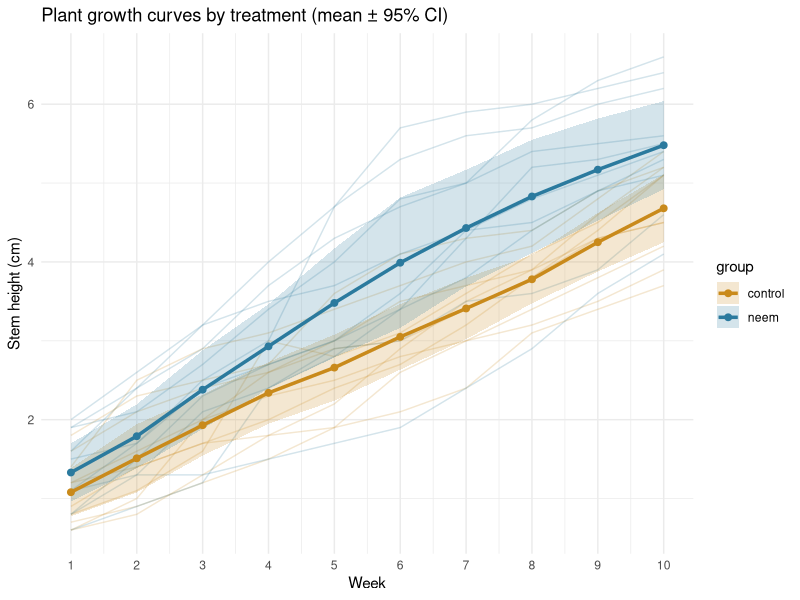

Write R code to recreate this figure.
# AGRO-BHARAT — R version of the statistical analysis
# Two-way mixed ANOVA (between: group, within: week) + linear mixed model.
# Run from the repo root:  Rscript analysis/analysis.R
#
# Packages: install.packages(c("afex", "emmeans", "lme4", "lmerTest", "ggplot2"))

suppressPackageStartupMessages({
  library(afex)      # aov_ez: mixed ANOVA with Greenhouse-Geisser correction
  library(emmeans)   # post-hoc contrasts
  library(lmerTest)  # lmer with p-values
  library(ggplot2)
})

df <- read.csv("data/plant_height_long.csv")
df$group    <- factor(df$group, levels = c("control", "neem"))
df$week_f   <- factor(df$week)
df$plant_id <- factor(df$plant_id)

# 1. Descriptive statistics ----------------------------------------------------
desc <- aggregate(height_cm ~ week + group, df,
                  function(x) c(mean = mean(x), sd = sd(x), n = length(x)))
print(do.call(data.frame, desc))

# 2. Mixed ANOVA ----------------------------------------------------------------
fit <- aov_ez(id = "plant_id", dv = "height_cm", data = df,
              between = "group", within = "week_f",
              anova_table = list(es = "pes", correction = "GG"))
print(fit)
# Expected (uncorrected): group F(1,18)=6.38 p=.021; week F(9,162)=259.09;
# group x week F(9,162)=3.38 p=.001 (GG-corrected p = .04)
summary(fit)  # includes Mauchly's test

# 3. Post-hoc: Neem vs Control at each week (Holm) ------------------------------
emm <- emmeans(fit, ~ group | week_f)
# by = NULL pools all 10 weekly contrasts so Holm corrects across weeks
print(test(pairs(emm), by = NULL, adjust = "holm"))

# 4. Linear mixed model: growth rate per group ----------------------------------
df$week_c <- df$week - 1
lmm <- lmer(height_cm ~ week_c * group + (week_c | plant_id), data = df, REML = TRUE)
print(summary(lmm))
# week_c            ~0.390 cm/week (control)
# week_c:groupneem  ~0.084 cm/week extra for Neem
# (Satterthwaite df = 18: p = .051; Python statsmodels Wald z-test: p = .036)

# 5. Figure ---------------------------------------------------------------------
p <- ggplot(df, aes(week, height_cm, colour = group)) +
  geom_line(aes(group = plant_id), alpha = 0.2) +
  stat_summary(fun.data = mean_cl_normal, geom = "ribbon", alpha = 0.2,
               aes(fill = group), colour = NA) +
  stat_summary(fun = mean, geom = "line", linewidth = 1.2) +
  stat_summary(fun = mean, geom = "point", size = 2) +
  scale_colour_manual(values = c(control = "#C98A1B", neem = "#2B7A9E")) +
  scale_fill_manual(values = c(control = "#C98A1B", neem = "#2B7A9E")) +
  scale_x_continuous(breaks = 1:10) +
  labs(x = "Week", y = "Stem height (cm)",
       title = "Plant growth curves by treatment (mean ± 95% CI)") +
  theme_minimal()
ggsave("results/figures/growth_curves_R.png", p, width = 7, height = 4.5, dpi = 200)
